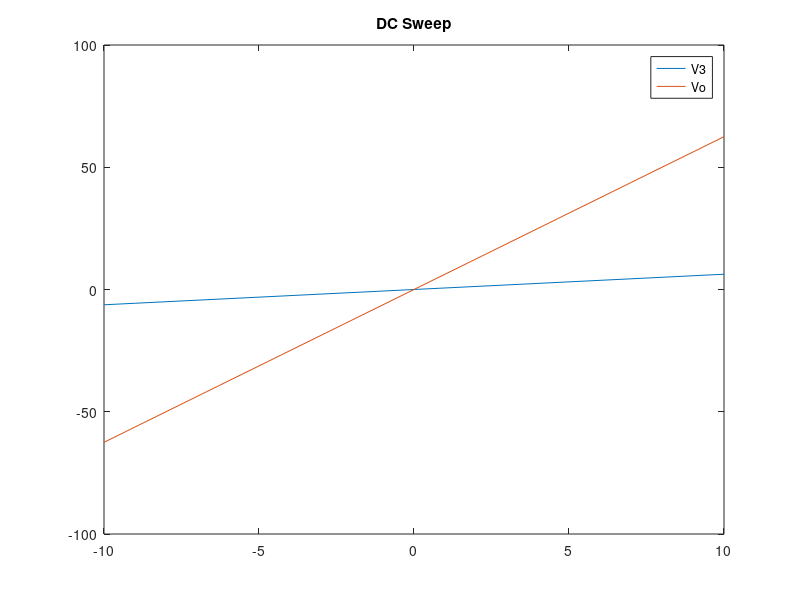
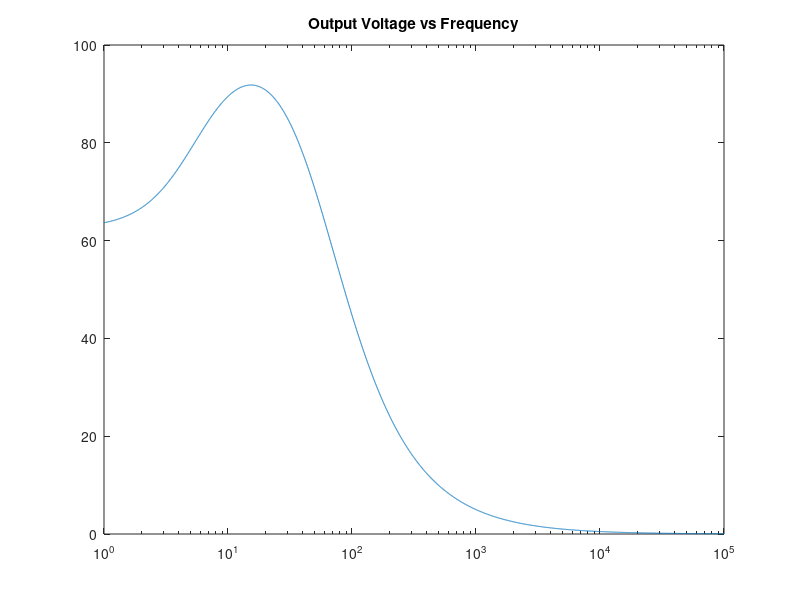
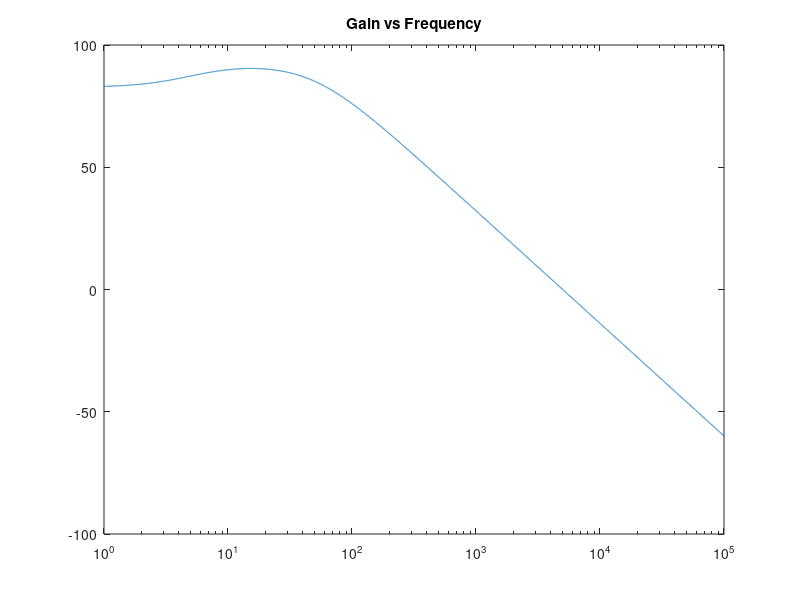

MATLAB code for these plots, in order: (Note: this script raises an error after producing the figures.)
%this is the code used in the MNA-PA 
%it sets up the equations for the circuit and sweeps voltage

%set values
C1 = 0.25;
R1 = 1;
R2 = 2;
L = 0.2;
R3 = 10;
a = 100;
R4 = 0.1;
Ro = 1000;
omega = pi;
Vin = 10;

%set up matrices
C = zeros(7,7);
G = zeros(7,7);
V = zeros(7,1);
F = zeros(7,1);

%add values to matrices
C(1,1) = 0.25;
C(1,2) = -0.25;
C(2,1) = -0.25;
C(2,2) = 0.25;
C(6,7) = -L;

G(1,1) = 1/R1;
G(1,2) = -1/R1;
G(1,6) = 1;
G(2,1) = -1/R1;
G(2,2) = 1/R2 + 1/R1;
G(2,7) = 1;
G(3,3) = 1/R3;
G(3,7) = -1;
G(4,4) = 1;
G(4,7) = -a;
G(5,4) = -1/R4;
G(5,5) = 1/R4 + 1/Ro;
G(6,2) = 1;
G(6,3) = -1;
G(7,1) = 1;

F(7,1) = 1;

%do DC sweep
Vo = [];
V3 = [];
for i = -10:1:10
    F(7,1) = i;
    V = G\F;
    Vo = [Vo V(5)];
    V3 = [V3 V(3)];
end
   
figure(1)
plot(-10:1:10,V3);
hold on
plot(-10:1:10,Vo);
title('DC Sweep');
legend('V3','Vo');

f = logspace(0,5,5000);
VGain = [];

for i = 1:length(f)
    w = 2*pi*f(i);
    s = 1i*f(i);
    A = G + (s*C);
    V = A\F;
    Vo(i) = abs(V(5));
    VGain(i) = 20*log(abs(V(5)));
end

figure(2)
semilogx(f,Vo);
title('Output Voltage vs Frequency');


figure(3)
semilogx(f,VGain);
title('Gain vs Frequency');

%histogram with changing C
VCap = [];
F(7) = 1;
std = 0.05;
range = 10000;
rand_c = std.*randn(range,1) + 0.25;
for n=1:range
    j = randn()*0.05;
    C(1,1)= rand_c(n);
    C(2,2)= rand_c(n);
    C(1,2)= -rand_c(n);
    C(2,1)= -rand_c(n);
    V = (G+(1j*pi*pi*2*C))\F;
    VCap = [VCap 20*log10(abs(V(5)/F(7)))];
end

figure(4)
histogram(VCap);
xlabel('Gain')
ylabel('Count')
title('Histogram of Gain Across Cap')